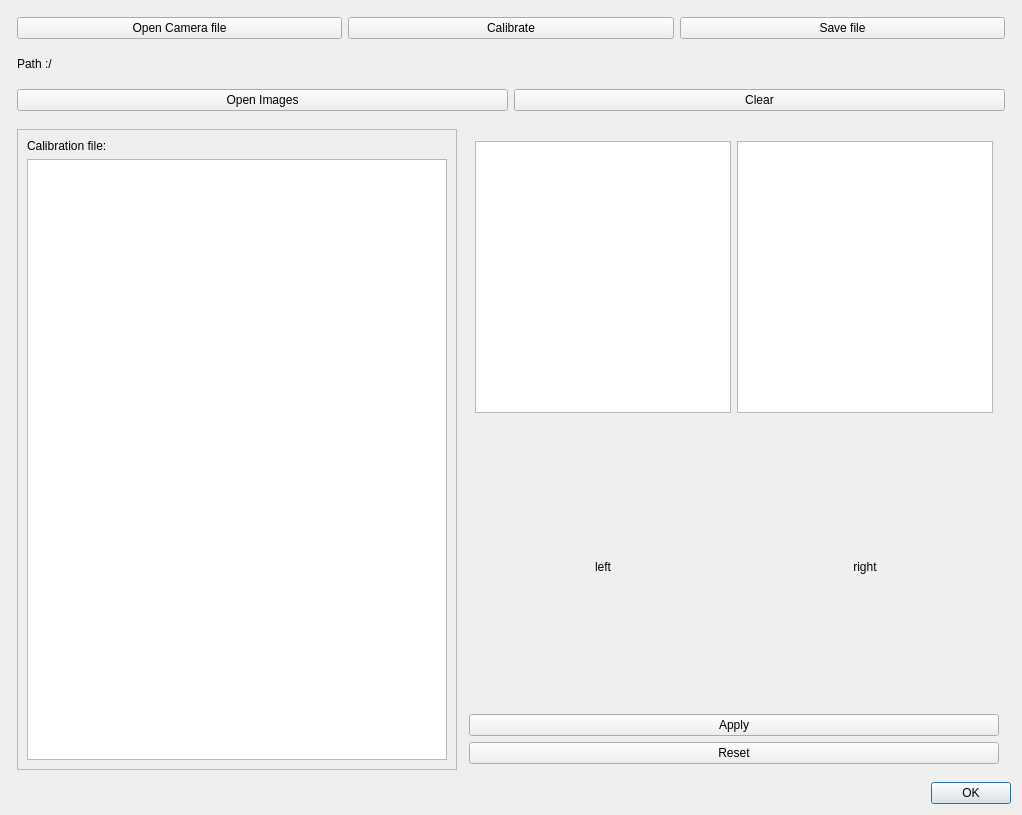
<?xml version="1.0" encoding="UTF-8"?>
<ui version="4.0">
 <class>CameraParamDialog</class>
 <widget class="QDialog" name="CameraParamDialog">
  <property name="geometry">
   <rect>
    <x>0</x>
    <y>0</y>
    <width>1022</width>
    <height>815</height>
   </rect>
  </property>
  <property name="windowTitle">
   <string>Dialog</string>
  </property>
  <layout class="QVBoxLayout" name="verticalLayout_2">
   <item>
    <layout class="QHBoxLayout" name="horizontalLayout">
     <property name="leftMargin">
      <number>6</number>
     </property>
     <property name="topMargin">
      <number>6</number>
     </property>
     <property name="rightMargin">
      <number>6</number>
     </property>
     <property name="bottomMargin">
      <number>6</number>
     </property>
     <item>
      <widget class="QPushButton" name="btn_openCamera">
       <property name="text">
        <string>Open Camera file</string>
       </property>
      </widget>
     </item>
     <item>
      <widget class="QPushButton" name="btn_calibrate">
       <property name="text">
        <string>Calibrate</string>
       </property>
      </widget>
     </item>
     <item>
      <widget class="QPushButton" name="btn_save">
       <property name="text">
        <string>Save file</string>
       </property>
      </widget>
     </item>
    </layout>
   </item>
   <item>
    <layout class="QHBoxLayout" name="horizontalLayout_3">
     <property name="leftMargin">
      <number>6</number>
     </property>
     <property name="topMargin">
      <number>6</number>
     </property>
     <property name="rightMargin">
      <number>6</number>
     </property>
     <property name="bottomMargin">
      <number>6</number>
     </property>
     <item>
      <widget class="QLabel" name="label">
       <property name="sizePolicy">
        <sizepolicy hsizetype="Fixed" vsizetype="Fixed">
         <horstretch>0</horstretch>
         <verstretch>0</verstretch>
        </sizepolicy>
       </property>
       <property name="text">
        <string>Path :/</string>
       </property>
      </widget>
     </item>
     <item>
      <widget class="QLabel" name="label_pathfile">
       <property name="sizePolicy">
        <sizepolicy hsizetype="Preferred" vsizetype="Fixed">
         <horstretch>0</horstretch>
         <verstretch>0</verstretch>
        </sizepolicy>
       </property>
       <property name="text">
        <string/>
       </property>
      </widget>
     </item>
    </layout>
   </item>
   <item>
    <layout class="QHBoxLayout" name="horizontalLayout_4">
     <property name="leftMargin">
      <number>6</number>
     </property>
     <property name="topMargin">
      <number>6</number>
     </property>
     <property name="rightMargin">
      <number>6</number>
     </property>
     <property name="bottomMargin">
      <number>6</number>
     </property>
     <item>
      <widget class="QPushButton" name="btn_openImages">
       <property name="text">
        <string>Open Images</string>
       </property>
      </widget>
     </item>
     <item>
      <widget class="QPushButton" name="btn_clear">
       <property name="text">
        <string>Clear</string>
       </property>
      </widget>
     </item>
    </layout>
   </item>
   <item>
    <layout class="QHBoxLayout" name="horizontalLayout_2">
     <property name="leftMargin">
      <number>6</number>
     </property>
     <property name="topMargin">
      <number>6</number>
     </property>
     <property name="rightMargin">
      <number>6</number>
     </property>
     <property name="bottomMargin">
      <number>6</number>
     </property>
     <item>
      <widget class="QScrollArea" name="scrollArea">
       <property name="sizePolicy">
        <sizepolicy hsizetype="Expanding" vsizetype="Expanding">
         <horstretch>0</horstretch>
         <verstretch>0</verstretch>
        </sizepolicy>
       </property>
       <property name="widgetResizable">
        <bool>true</bool>
       </property>
       <widget class="QWidget" name="scrollAreaWidgetContents">
        <property name="geometry">
         <rect>
          <x>0</x>
          <y>0</y>
          <width>442</width>
          <height>619</height>
         </rect>
        </property>
        <layout class="QGridLayout" name="gridLayout">
         <item row="0" column="0">
          <widget class="QLabel" name="label_2">
           <property name="sizePolicy">
            <sizepolicy hsizetype="Expanding" vsizetype="Fixed">
             <horstretch>0</horstretch>
             <verstretch>0</verstretch>
            </sizepolicy>
           </property>
           <property name="text">
            <string>Calibration file:</string>
           </property>
          </widget>
         </item>
         <item row="1" column="0">
          <widget class="QTextEdit" name="txt_infobox">
           <property name="textInteractionFlags">
            <set>Qt::LinksAccessibleByKeyboard|Qt::LinksAccessibleByMouse|Qt::TextBrowserInteraction|Qt::TextEditable|Qt::TextEditorInteraction|Qt::TextSelectableByKeyboard|Qt::TextSelectableByMouse</set>
           </property>
           <property name="placeholderText">
            <string/>
           </property>
          </widget>
         </item>
        </layout>
       </widget>
      </widget>
     </item>
     <item>
      <layout class="QVBoxLayout" name="verticalLayout_3">
       <property name="leftMargin">
        <number>6</number>
       </property>
       <property name="topMargin">
        <number>6</number>
       </property>
       <property name="rightMargin">
        <number>6</number>
       </property>
       <property name="bottomMargin">
        <number>6</number>
       </property>
       <item>
        <layout class="QHBoxLayout" name="horizontalLayout_6">
         <property name="leftMargin">
          <number>6</number>
         </property>
         <property name="topMargin">
          <number>6</number>
         </property>
         <property name="rightMargin">
          <number>6</number>
         </property>
         <property name="bottomMargin">
          <number>6</number>
         </property>
         <item>
          <widget class="QListWidget" name="list_imgcalib_left">
           <property name="sizePolicy">
            <sizepolicy hsizetype="Preferred" vsizetype="Preferred">
             <horstretch>0</horstretch>
             <verstretch>0</verstretch>
            </sizepolicy>
           </property>
          </widget>
         </item>
         <item>
          <widget class="QListWidget" name="list_imgcalib_right"/>
         </item>
        </layout>
       </item>
       <item>
        <layout class="QHBoxLayout" name="horizontalLayout_5">
         <property name="leftMargin">
          <number>6</number>
         </property>
         <property name="topMargin">
          <number>6</number>
         </property>
         <property name="rightMargin">
          <number>6</number>
         </property>
         <property name="bottomMargin">
          <number>6</number>
         </property>
         <item>
          <widget class="QLabel" name="imgview_right">
           <property name="sizePolicy">
            <sizepolicy hsizetype="MinimumExpanding" vsizetype="MinimumExpanding">
             <horstretch>0</horstretch>
             <verstretch>0</verstretch>
            </sizepolicy>
           </property>
           <property name="text">
            <string>left</string>
           </property>
           <property name="alignment">
            <set>Qt::AlignCenter</set>
           </property>
          </widget>
         </item>
         <item>
          <widget class="QLabel" name="imgview_left">
           <property name="sizePolicy">
            <sizepolicy hsizetype="MinimumExpanding" vsizetype="MinimumExpanding">
             <horstretch>0</horstretch>
             <verstretch>0</verstretch>
            </sizepolicy>
           </property>
           <property name="text">
            <string>right</string>
           </property>
           <property name="alignment">
            <set>Qt::AlignCenter</set>
           </property>
          </widget>
         </item>
        </layout>
       </item>
       <item>
        <widget class="QPushButton" name="btn_apply">
         <property name="text">
          <string>Apply</string>
         </property>
        </widget>
       </item>
       <item>
        <widget class="QPushButton" name="btn_reset">
         <property name="text">
          <string>Reset</string>
         </property>
        </widget>
       </item>
      </layout>
     </item>
    </layout>
   </item>
   <item>
    <widget class="QDialogButtonBox" name="buttonBox">
     <property name="orientation">
      <enum>Qt::Horizontal</enum>
     </property>
     <property name="standardButtons">
      <set>QDialogButtonBox::Ok</set>
     </property>
    </widget>
   </item>
  </layout>
 </widget>
 <resources/>
 <connections>
  <connection>
   <sender>buttonBox</sender>
   <signal>accepted()</signal>
   <receiver>CameraParamDialog</receiver>
   <slot>accept()</slot>
   <hints>
    <hint type="sourcelabel">
     <x>248</x>
     <y>254</y>
    </hint>
    <hint type="destinationlabel">
     <x>157</x>
     <y>274</y>
    </hint>
   </hints>
  </connection>
  <connection>
   <sender>buttonBox</sender>
   <signal>rejected()</signal>
   <receiver>CameraParamDialog</receiver>
   <slot>reject()</slot>
   <hints>
    <hint type="sourcelabel">
     <x>316</x>
     <y>260</y>
    </hint>
    <hint type="destinationlabel">
     <x>286</x>
     <y>274</y>
    </hint>
   </hints>
  </connection>
 </connections>
</ui>
